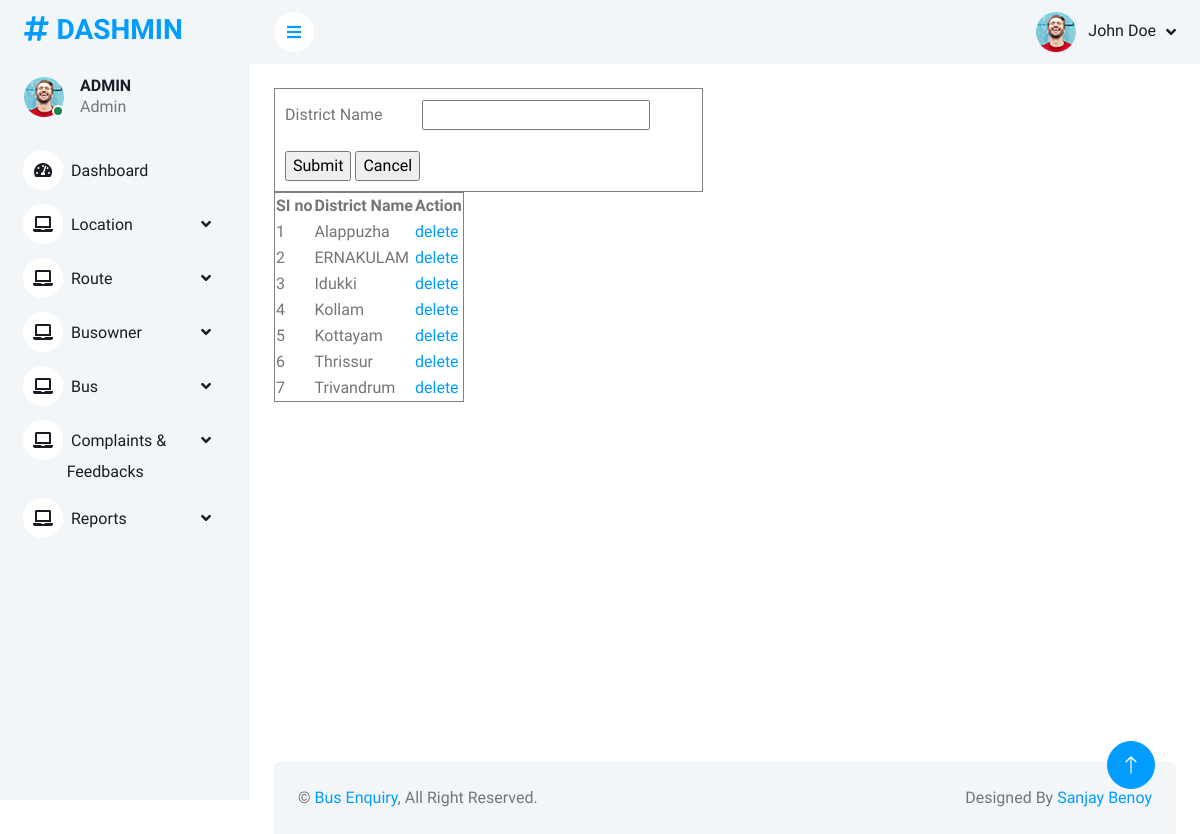
Screenshot of /PROJECT/ADMIN/District.php (signed in) with the database file from the repository.
### tables this page shows
CREATE TABLE `tbl_district` (
  `district_id` int(11) NOT NULL,
  `district_name` varchar(30) NOT NULL
);

### PROJECT/ADMIN/District.php (the view, shortened to what this page needs)
<!DOCTYPE html PUBLIC "-//W3C//DTD XHTML 1.0 Transitional//EN" "http://www.w3.org/TR/xhtml1/DTD/xhtml1-transitional.dtd">
<html xmlns="http://www.w3.org/1999/xhtml">
<head>
</head>
<?php
include("head.php");
include("../Assets/Connection/Connection.php");
		?>
<body>
<div >
<form id="form1" name="form1" method="post" action="District.php">
  <table width="429" height="104" border="1" cellpadding="10">
    <tr>
      <td>District Name</td>
      <td><input type="text" name="txt_dist" id="txt_dist" /></td>
    </tr>
    <tr>
      <td colspan="2"><input type="submit" name="btnsubmit" id="btnsubmit" value="Submit" />
      <input type="reset" name="btncancel" id="btncancel" value="Cancel" /></td>
    </tr>
  </table>
  </form>
  <table border="black">
  <tr>
  <th>SI no</th>
  <th>District Name</th>
  <th>Action</th>
  </tr>
  <?php
  $selqry="select * from tbl_district order by district_name ASC";
  $rows=$con->query($selqry);
  $i=0;
  while($result=$rows->fetch_assoc())
  {
	  $i++;
	  ?>
  <tr>
   <td><?php echo $i;?></td>
   <td><?php echo $result["district_name"];?></td>
   <td><a href="District.php?did=<?php echo $result["district_id"]?>">delete</a></td>
  </tr>
  <?php
 }
  ?>
  </table>
</div>
</body>
<?php
include("Foot.php");
?>
</html>

### PROJECT/ADMIN/css/style.css (style rules this page uses)
:root { --primary: #009CFF; --light: #F3F6F9; --dark: #191C24; }

### rows the page displays
tbl_district: district_name "Alappuzha"
tbl_district: district_name "ERNAKULAM"
tbl_district: district_name "Idukki"
tbl_district: district_name "Kollam"
tbl_district: district_name "Kottayam"
tbl_district: district_name "Thrissur"
tbl_district: district_name "Trivandrum"
